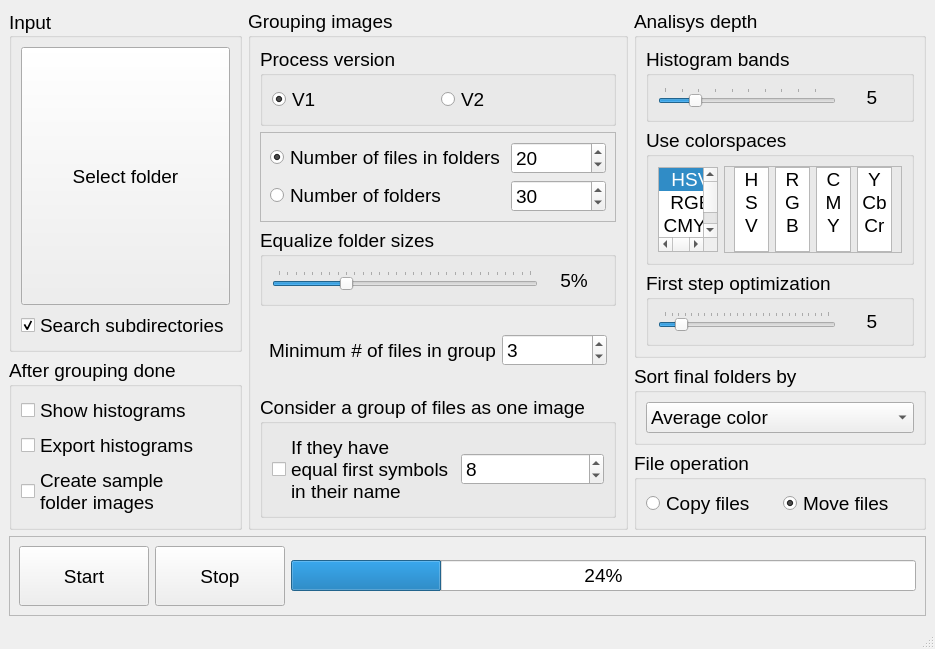
<?xml version="1.0" encoding="UTF-8"?>
<ui version="4.0">
 <class>VisImSorter</class>
 <widget class="QMainWindow" name="VisImSorter">
  <property name="geometry">
   <rect>
    <x>0</x>
    <y>0</y>
    <width>901</width>
    <height>616</height>
   </rect>
  </property>
  <property name="sizePolicy">
   <sizepolicy hsizetype="Expanding" vsizetype="Preferred">
    <horstretch>0</horstretch>
    <verstretch>0</verstretch>
   </sizepolicy>
  </property>
  <property name="font">
   <font>
    <pointsize>14</pointsize>
   </font>
  </property>
  <property name="windowTitle">
   <string>Visual Image Sorter</string>
  </property>
  <property name="locale">
   <locale language="English" country="UnitedStates"/>
  </property>
  <widget class="QWidget" name="centralwidget">
   <layout class="QGridLayout" name="gridLayout">
    <item row="0" column="0">
     <widget class="QGroupBox" name="group_input">
      <property name="sizePolicy">
       <sizepolicy hsizetype="Expanding" vsizetype="Expanding">
        <horstretch>0</horstretch>
        <verstretch>0</verstretch>
       </sizepolicy>
      </property>
      <property name="title">
       <string>Input</string>
      </property>
      <property name="alignment">
       <set>Qt::AlignJustify|Qt::AlignVCenter</set>
      </property>
      <layout class="QVBoxLayout" name="verticalLayout">
       <item>
        <widget class="QPushButton" name="select_folder_button">
         <property name="sizePolicy">
          <sizepolicy hsizetype="MinimumExpanding" vsizetype="MinimumExpanding">
           <horstretch>0</horstretch>
           <verstretch>255</verstretch>
          </sizepolicy>
         </property>
         <property name="minimumSize">
          <size>
           <width>0</width>
           <height>60</height>
          </size>
         </property>
         <property name="maximumSize">
          <size>
           <width>1000</width>
           <height>16777215</height>
          </size>
         </property>
         <property name="acceptDrops">
          <bool>true</bool>
         </property>
         <property name="text">
          <string>Select folder</string>
         </property>
        </widget>
       </item>
       <item>
        <widget class="QCheckBox" name="check_subdirs_box">
         <property name="text">
          <string>Search subdirectories</string>
         </property>
         <property name="checked">
          <bool>true</bool>
         </property>
        </widget>
       </item>
      </layout>
     </widget>
    </item>
    <item row="0" column="1" rowspan="4">
     <widget class="QGroupBox" name="group_sizes">
      <property name="title">
       <string>Grouping images</string>
      </property>
      <layout class="QVBoxLayout" name="verticalLayout_5">
       <item>
        <widget class="QGroupBox" name="groupBox_2">
         <property name="title">
          <string>Process version</string>
         </property>
         <layout class="QHBoxLayout" name="horizontalLayout_10">
          <item>
           <widget class="QRadioButton" name="V1">
            <property name="text">
             <string>V1</string>
            </property>
            <property name="checked">
             <bool>true</bool>
            </property>
           </widget>
          </item>
          <item>
           <widget class="QRadioButton" name="V2">
            <property name="text">
             <string>V2</string>
            </property>
           </widget>
          </item>
         </layout>
        </widget>
       </item>
       <item>
        <widget class="QFrame" name="frame_2">
         <property name="frameShape">
          <enum>QFrame::StyledPanel</enum>
         </property>
         <property name="frameShadow">
          <enum>QFrame::Raised</enum>
         </property>
         <layout class="QGridLayout" name="gridLayout_2">
          <item row="0" column="0">
           <widget class="QRadioButton" name="radio_folder_size">
            <property name="text">
             <string>Number of files in folders</string>
            </property>
            <property name="checked">
             <bool>true</bool>
            </property>
           </widget>
          </item>
          <item row="0" column="1">
           <widget class="QSpinBox" name="spin_num_files">
            <property name="minimumSize">
             <size>
              <width>75</width>
              <height>0</height>
             </size>
            </property>
            <property name="minimum">
             <number>2</number>
            </property>
            <property name="maximum">
             <number>2000</number>
            </property>
            <property name="value">
             <number>20</number>
            </property>
           </widget>
          </item>
          <item row="1" column="0">
           <widget class="QRadioButton" name="radio_number_folders">
            <property name="text">
             <string>Number of folders</string>
            </property>
            <property name="checked">
             <bool>false</bool>
            </property>
           </widget>
          </item>
          <item row="1" column="1">
           <widget class="QSpinBox" name="spin_num_folders">
            <property name="minimumSize">
             <size>
              <width>75</width>
              <height>0</height>
             </size>
            </property>
            <property name="minimum">
             <number>2</number>
            </property>
            <property name="maximum">
             <number>2000</number>
            </property>
            <property name="value">
             <number>30</number>
            </property>
           </widget>
          </item>
         </layout>
        </widget>
       </item>
       <item>
        <widget class="QGroupBox" name="groupBox_6">
         <property name="title">
          <string>Equalize folder sizes</string>
         </property>
         <layout class="QHBoxLayout" name="horizontalLayout_4">
          <item>
           <widget class="QSlider" name="slider_enforce_equal">
            <property name="minimum">
             <number>0</number>
            </property>
            <property name="maximum">
             <number>300</number>
            </property>
            <property name="value">
             <number>80</number>
            </property>
            <property name="orientation">
             <enum>Qt::Horizontal</enum>
            </property>
            <property name="invertedAppearance">
             <bool>false</bool>
            </property>
            <property name="invertedControls">
             <bool>false</bool>
            </property>
            <property name="tickPosition">
             <enum>QSlider::TicksAbove</enum>
            </property>
            <property name="tickInterval">
             <number>10</number>
            </property>
           </widget>
          </item>
          <item>
           <widget class="QLabel" name="lbl_slider_enforce_equal">
            <property name="sizePolicy">
             <sizepolicy hsizetype="Maximum" vsizetype="Preferred">
              <horstretch>162</horstretch>
              <verstretch>95</verstretch>
             </sizepolicy>
            </property>
            <property name="minimumSize">
             <size>
              <width>60</width>
              <height>0</height>
             </size>
            </property>
            <property name="layoutDirection">
             <enum>Qt::LeftToRight</enum>
            </property>
            <property name="text">
             <string>5%</string>
            </property>
            <property name="alignment">
             <set>Qt::AlignCenter</set>
            </property>
           </widget>
          </item>
         </layout>
        </widget>
       </item>
       <item>
        <widget class="QFrame" name="frame_3">
         <layout class="QHBoxLayout" name="horizontalLayout_6">
          <item>
           <widget class="QLabel" name="label">
            <property name="text">
             <string>Minimum # of files in group</string>
            </property>
           </widget>
          </item>
          <item>
           <widget class="QSpinBox" name="spin_folder_size_min_files">
            <property name="minimumSize">
             <size>
              <width>60</width>
              <height>0</height>
             </size>
            </property>
            <property name="minimum">
             <number>1</number>
            </property>
            <property name="maximum">
             <number>2000</number>
            </property>
            <property name="value">
             <number>3</number>
            </property>
           </widget>
          </item>
         </layout>
        </widget>
       </item>
       <item>
        <widget class="QGroupBox" name="groupBox_7">
         <property name="title">
          <string>Consider a group of files as one image</string>
         </property>
         <layout class="QHBoxLayout" name="horizontalLayout_9">
          <item>
           <widget class="QCheckBox" name="check_equal_name">
            <property name="text">
             <string>If they have 
equal first symbols
in their name</string>
            </property>
           </widget>
          </item>
          <item>
           <widget class="QSpinBox" name="spin_equal_first_symbols">
            <property name="minimumSize">
             <size>
              <width>60</width>
              <height>0</height>
             </size>
            </property>
            <property name="minimum">
             <number>1</number>
            </property>
            <property name="maximum">
             <number>200</number>
            </property>
            <property name="value">
             <number>8</number>
            </property>
           </widget>
          </item>
         </layout>
        </widget>
       </item>
      </layout>
     </widget>
    </item>
    <item row="0" column="2" rowspan="2">
     <widget class="QGroupBox" name="group_analyze">
      <property name="sizePolicy">
       <sizepolicy hsizetype="Maximum" vsizetype="Preferred">
        <horstretch>0</horstretch>
        <verstretch>0</verstretch>
       </sizepolicy>
      </property>
      <property name="title">
       <string>Analisys depth</string>
      </property>
      <layout class="QVBoxLayout" name="verticalLayout_2">
       <item>
        <widget class="QGroupBox" name="groupBox_4">
         <property name="title">
          <string>Histogram bands</string>
         </property>
         <layout class="QHBoxLayout" name="horizontalLayout_3">
          <item>
           <widget class="QSlider" name="slider_histogram_bands">
            <property name="minimum">
             <number>2</number>
            </property>
            <property name="maximum">
             <number>100</number>
            </property>
            <property name="pageStep">
             <number>2</number>
            </property>
            <property name="value">
             <number>20</number>
            </property>
            <property name="orientation">
             <enum>Qt::Horizontal</enum>
            </property>
            <property name="invertedAppearance">
             <bool>false</bool>
            </property>
            <property name="invertedControls">
             <bool>false</bool>
            </property>
            <property name="tickPosition">
             <enum>QSlider::TicksAbove</enum>
            </property>
            <property name="tickInterval">
             <number>10</number>
            </property>
           </widget>
          </item>
          <item>
           <widget class="QLabel" name="lbl_histogram_bands">
            <property name="sizePolicy">
             <sizepolicy hsizetype="Maximum" vsizetype="Preferred">
              <horstretch>162</horstretch>
              <verstretch>95</verstretch>
             </sizepolicy>
            </property>
            <property name="minimumSize">
             <size>
              <width>60</width>
              <height>0</height>
             </size>
            </property>
            <property name="layoutDirection">
             <enum>Qt::LeftToRight</enum>
            </property>
            <property name="text">
             <string>5</string>
            </property>
            <property name="alignment">
             <set>Qt::AlignCenter</set>
            </property>
           </widget>
          </item>
         </layout>
        </widget>
       </item>
       <item>
        <widget class="QGroupBox" name="group_colorspaces_all">
         <property name="sizePolicy">
          <sizepolicy hsizetype="MinimumExpanding" vsizetype="Fixed">
           <horstretch>0</horstretch>
           <verstretch>0</verstretch>
          </sizepolicy>
         </property>
         <property name="title">
          <string>Use colorspaces</string>
         </property>
         <layout class="QHBoxLayout" name="horizontalLayout_7">
          <item>
           <widget class="QListWidget" name="list_color_spaces">
            <property name="sizePolicy">
             <sizepolicy hsizetype="Expanding" vsizetype="Expanding">
              <horstretch>0</horstretch>
              <verstretch>0</verstretch>
             </sizepolicy>
            </property>
            <property name="minimumSize">
             <size>
              <width>44</width>
              <height>85</height>
             </size>
            </property>
            <property name="maximumSize">
             <size>
              <width>60</width>
              <height>85</height>
             </size>
            </property>
            <property name="frameShape">
             <enum>QFrame::StyledPanel</enum>
            </property>
            <property name="frameShadow">
             <enum>QFrame::Plain</enum>
            </property>
            <property name="lineWidth">
             <number>3</number>
            </property>
            <property name="midLineWidth">
             <number>2</number>
            </property>
            <property name="editTriggers">
             <set>QAbstractItemView::NoEditTriggers</set>
            </property>
            <property name="showDropIndicator" stdset="0">
             <bool>false</bool>
            </property>
            <property name="alternatingRowColors">
             <bool>false</bool>
            </property>
            <property name="selectionMode">
             <enum>QAbstractItemView::MultiSelection</enum>
            </property>
            <property name="textElideMode">
             <enum>Qt::ElideMiddle</enum>
            </property>
            <property name="layoutMode">
             <enum>QListView::SinglePass</enum>
            </property>
            <property name="spacing">
             <number>1</number>
            </property>
            <property name="modelColumn">
             <number>0</number>
            </property>
            <property name="currentRow">
             <number>0</number>
            </property>
            <item>
             <property name="text">
              <string notr="true">HSV</string>
             </property>
             <property name="textAlignment">
              <set>AlignCenter</set>
             </property>
             <property name="flags">
              <set>ItemIsSelectable|ItemIsEnabled</set>
             </property>
            </item>
            <item>
             <property name="text">
              <string notr="true">RGB</string>
             </property>
             <property name="textAlignment">
              <set>AlignCenter</set>
             </property>
             <property name="flags">
              <set>ItemIsSelectable|ItemIsEnabled</set>
             </property>
            </item>
            <item>
             <property name="text">
              <string notr="true">CMYK</string>
             </property>
             <property name="textAlignment">
              <set>AlignCenter</set>
             </property>
             <property name="flags">
              <set>ItemIsSelectable|ItemIsEnabled</set>
             </property>
            </item>
            <item>
             <property name="text">
              <string notr="true">YCbCr</string>
             </property>
             <property name="textAlignment">
              <set>AlignCenter</set>
             </property>
             <property name="flags">
              <set>ItemIsSelectable|ItemIsEnabled</set>
             </property>
            </item>
           </widget>
          </item>
          <item>
           <widget class="QFrame" name="frame_sub_spaces">
            <property name="sizePolicy">
             <sizepolicy hsizetype="Maximum" vsizetype="Preferred">
              <horstretch>0</horstretch>
              <verstretch>0</verstretch>
             </sizepolicy>
            </property>
            <property name="frameShape">
             <enum>QFrame::StyledPanel</enum>
            </property>
            <property name="frameShadow">
             <enum>QFrame::Raised</enum>
            </property>
            <layout class="QHBoxLayout" name="horizontalLayout_8">
             <property name="topMargin">
              <number>0</number>
             </property>
             <property name="rightMargin">
              <number>9</number>
             </property>
             <property name="bottomMargin">
              <number>0</number>
             </property>
             <item>
              <widget class="QListWidget" name="list_color_spaces_HSV">
               <property name="sizePolicy">
                <sizepolicy hsizetype="Expanding" vsizetype="Expanding">
                 <horstretch>0</horstretch>
                 <verstretch>0</verstretch>
                </sizepolicy>
               </property>
               <property name="minimumSize">
                <size>
                 <width>10</width>
                 <height>85</height>
                </size>
               </property>
               <property name="maximumSize">
                <size>
                 <width>35</width>
                 <height>85</height>
                </size>
               </property>
               <property name="frameShape">
                <enum>QFrame::StyledPanel</enum>
               </property>
               <property name="frameShadow">
                <enum>QFrame::Plain</enum>
               </property>
               <property name="lineWidth">
                <number>3</number>
               </property>
               <property name="midLineWidth">
                <number>2</number>
               </property>
               <property name="editTriggers">
                <set>QAbstractItemView::NoEditTriggers</set>
               </property>
               <property name="showDropIndicator" stdset="0">
                <bool>false</bool>
               </property>
               <property name="alternatingRowColors">
                <bool>false</bool>
               </property>
               <property name="selectionMode">
                <enum>QAbstractItemView::MultiSelection</enum>
               </property>
               <property name="layoutMode">
                <enum>QListView::SinglePass</enum>
               </property>
               <property name="spacing">
                <number>1</number>
               </property>
               <property name="modelColumn">
                <number>0</number>
               </property>
               <item>
                <property name="text">
                 <string notr="true">H</string>
                </property>
                <property name="textAlignment">
                 <set>AlignCenter</set>
                </property>
                <property name="flags">
                 <set>ItemIsSelectable|ItemIsEnabled</set>
                </property>
               </item>
               <item>
                <property name="text">
                 <string notr="true">S</string>
                </property>
                <property name="textAlignment">
                 <set>AlignCenter</set>
                </property>
                <property name="flags">
                 <set>ItemIsSelectable|ItemIsEnabled</set>
                </property>
               </item>
               <item>
                <property name="text">
                 <string notr="true">V</string>
                </property>
                <property name="textAlignment">
                 <set>AlignCenter</set>
                </property>
                <property name="flags">
                 <set>ItemIsSelectable|ItemIsEnabled</set>
                </property>
               </item>
              </widget>
             </item>
             <item>
              <widget class="QListWidget" name="list_color_spaces_RGB">
               <property name="sizePolicy">
                <sizepolicy hsizetype="Expanding" vsizetype="Expanding">
                 <horstretch>0</horstretch>
                 <verstretch>0</verstretch>
                </sizepolicy>
               </property>
               <property name="minimumSize">
                <size>
                 <width>0</width>
                 <height>85</height>
                </size>
               </property>
               <property name="maximumSize">
                <size>
                 <width>35</width>
                 <height>85</height>
                </size>
               </property>
               <property name="frameShape">
                <enum>QFrame::StyledPanel</enum>
               </property>
               <property name="frameShadow">
                <enum>QFrame::Plain</enum>
               </property>
               <property name="lineWidth">
                <number>3</number>
               </property>
               <property name="midLineWidth">
                <number>2</number>
               </property>
               <property name="editTriggers">
                <set>QAbstractItemView::NoEditTriggers</set>
               </property>
               <property name="showDropIndicator" stdset="0">
                <bool>false</bool>
               </property>
               <property name="alternatingRowColors">
                <bool>false</bool>
               </property>
               <property name="selectionMode">
                <enum>QAbstractItemView::MultiSelection</enum>
               </property>
               <property name="layoutMode">
                <enum>QListView::SinglePass</enum>
               </property>
               <property name="spacing">
                <number>1</number>
               </property>
               <property name="modelColumn">
                <number>0</number>
               </property>
               <property name="currentRow">
                <number>-1</number>
               </property>
               <item>
                <property name="text">
                 <string notr="true">R</string>
                </property>
                <property name="textAlignment">
                 <set>AlignCenter</set>
                </property>
                <property name="flags">
                 <set>ItemIsSelectable|ItemIsEnabled</set>
                </property>
               </item>
               <item>
                <property name="text">
                 <string notr="true">G</string>
                </property>
                <property name="textAlignment">
                 <set>AlignCenter</set>
                </property>
                <property name="flags">
                 <set>ItemIsSelectable|ItemIsEnabled</set>
                </property>
               </item>
               <item>
                <property name="text">
                 <string notr="true">B</string>
                </property>
                <property name="textAlignment">
                 <set>AlignCenter</set>
                </property>
                <property name="flags">
                 <set>ItemIsSelectable|ItemIsEnabled</set>
                </property>
               </item>
              </widget>
             </item>
             <item>
              <widget class="QListWidget" name="list_color_spaces_CMYK">
               <property name="sizePolicy">
                <sizepolicy hsizetype="Expanding" vsizetype="Expanding">
                 <horstretch>0</horstretch>
                 <verstretch>0</verstretch>
                </sizepolicy>
               </property>
               <property name="minimumSize">
                <size>
                 <width>0</width>
                 <height>85</height>
                </size>
               </property>
               <property name="maximumSize">
                <size>
                 <width>35</width>
                 <height>85</height>
                </size>
               </property>
               <property name="frameShape">
                <enum>QFrame::StyledPanel</enum>
               </property>
               <property name="frameShadow">
                <enum>QFrame::Plain</enum>
               </property>
               <property name="lineWidth">
                <number>3</number>
               </property>
               <property name="midLineWidth">
                <number>2</number>
               </property>
               <property name="editTriggers">
                <set>QAbstractItemView::NoEditTriggers</set>
               </property>
               <property name="showDropIndicator" stdset="0">
                <bool>false</bool>
               </property>
               <property name="alternatingRowColors">
                <bool>false</bool>
               </property>
               <property name="selectionMode">
                <enum>QAbstractItemView::MultiSelection</enum>
               </property>
               <property name="layoutMode">
                <enum>QListView::SinglePass</enum>
               </property>
               <property name="spacing">
                <number>1</number>
               </property>
               <property name="modelColumn">
                <number>0</number>
               </property>
               <property name="currentRow">
                <number>-1</number>
               </property>
               <item>
                <property name="text">
                 <string notr="true">C</string>
                </property>
                <property name="textAlignment">
                 <set>AlignCenter</set>
                </property>
                <property name="flags">
                 <set>ItemIsSelectable|ItemIsEnabled</set>
                </property>
               </item>
               <item>
                <property name="text">
                 <string notr="true">M</string>
                </property>
                <property name="textAlignment">
                 <set>AlignCenter</set>
                </property>
                <property name="flags">
                 <set>ItemIsSelectable|ItemIsEnabled</set>
                </property>
               </item>
               <item>
                <property name="text">
                 <string notr="true">Y</string>
                </property>
                <property name="textAlignment">
                 <set>AlignCenter</set>
                </property>
                <property name="flags">
                 <set>ItemIsSelectable|ItemIsEnabled</set>
                </property>
               </item>
              </widget>
             </item>
             <item>
              <widget class="QListWidget" name="list_color_spaces_YCbCr">
               <property name="sizePolicy">
                <sizepolicy hsizetype="Expanding" vsizetype="Expanding">
                 <horstretch>0</horstretch>
                 <verstretch>0</verstretch>
                </sizepolicy>
               </property>
               <property name="minimumSize">
                <size>
                 <width>0</width>
                 <height>85</height>
                </size>
               </property>
               <property name="maximumSize">
                <size>
                 <width>35</width>
                 <height>85</height>
                </size>
               </property>
               <property name="frameShape">
                <enum>QFrame::StyledPanel</enum>
               </property>
               <property name="frameShadow">
                <enum>QFrame::Plain</enum>
               </property>
               <property name="lineWidth">
                <number>3</number>
               </property>
               <property name="midLineWidth">
                <number>2</number>
               </property>
               <property name="editTriggers">
                <set>QAbstractItemView::NoEditTriggers</set>
               </property>
               <property name="showDropIndicator" stdset="0">
                <bool>false</bool>
               </property>
               <property name="alternatingRowColors">
                <bool>false</bool>
               </property>
               <property name="selectionMode">
                <enum>QAbstractItemView::MultiSelection</enum>
               </property>
               <property name="layoutMode">
                <enum>QListView::SinglePass</enum>
               </property>
               <property name="spacing">
                <number>1</number>
               </property>
               <property name="modelColumn">
                <number>0</number>
               </property>
               <property name="currentRow">
                <number>-1</number>
               </property>
               <item>
                <property name="text">
                 <string notr="true">Y</string>
                </property>
                <property name="textAlignment">
                 <set>AlignCenter</set>
                </property>
                <property name="flags">
                 <set>ItemIsSelectable|ItemIsEnabled</set>
                </property>
               </item>
               <item>
                <property name="text">
                 <string notr="true">Cb</string>
                </property>
                <property name="textAlignment">
                 <set>AlignCenter</set>
                </property>
                <property name="flags">
                 <set>ItemIsSelectable|ItemIsEnabled</set>
                </property>
               </item>
               <item>
                <property name="text">
                 <string notr="true">Cr</string>
                </property>
                <property name="textAlignment">
                 <set>AlignCenter</set>
                </property>
                <property name="flags">
                 <set>ItemIsSelectable|ItemIsEnabled</set>
                </property>
               </item>
              </widget>
             </item>
            </layout>
           </widget>
          </item>
         </layout>
        </widget>
       </item>
       <item>
        <widget class="QGroupBox" name="groupBox">
         <property name="title">
          <string>First step optimization</string>
         </property>
         <layout class="QHBoxLayout" name="horizontalLayout">
          <item>
           <widget class="QSlider" name="slider_compare_limit">
            <property name="minimum">
             <number>0</number>
            </property>
            <property name="maximum">
             <number>100</number>
            </property>
            <property name="singleStep">
             <number>1</number>
            </property>
            <property name="pageStep">
             <number>4</number>
            </property>
            <property name="value">
             <number>10</number>
            </property>
            <property name="orientation">
             <enum>Qt::Horizontal</enum>
            </property>
            <property name="invertedAppearance">
             <bool>false</bool>
            </property>
            <property name="invertedControls">
             <bool>false</bool>
            </property>
            <property name="tickPosition">
             <enum>QSlider::TicksAbove</enum>
            </property>
            <property name="tickInterval">
             <number>4</number>
            </property>
           </widget>
          </item>
          <item>
           <widget class="QLabel" name="lbl_compare_limit">
            <property name="sizePolicy">
             <sizepolicy hsizetype="Maximum" vsizetype="Preferred">
              <horstretch>162</horstretch>
              <verstretch>95</verstretch>
             </sizepolicy>
            </property>
            <property name="minimumSize">
             <size>
              <width>60</width>
              <height>0</height>
             </size>
            </property>
            <property name="layoutDirection">
             <enum>Qt::LeftToRight</enum>
            </property>
            <property name="text">
             <string>5</string>
            </property>
            <property name="alignment">
             <set>Qt::AlignCenter</set>
            </property>
           </widget>
          </item>
         </layout>
        </widget>
       </item>
      </layout>
     </widget>
    </item>
    <item row="1" column="0" rowspan="3">
     <widget class="QGroupBox" name="group_final">
      <property name="title">
       <string>After grouping done</string>
      </property>
      <layout class="QVBoxLayout" name="verticalLayout_3">
       <item>
        <widget class="QCheckBox" name="check_show_histograms">
         <property name="text">
          <string>Show histograms</string>
         </property>
        </widget>
       </item>
       <item>
        <widget class="QCheckBox" name="check_export_histograms">
         <property name="text">
          <string>Export histograms</string>
         </property>
        </widget>
       </item>
       <item>
        <widget class="QCheckBox" name="check_create_samples">
         <property name="text">
          <string>Create sample
folder images</string>
         </property>
         <property name="checked">
          <bool>false</bool>
         </property>
        </widget>
       </item>
      </layout>
     </widget>
    </item>
    <item row="2" column="2">
     <widget class="QGroupBox" name="groupBox_5">
      <property name="title">
       <string>Sort final folders by</string>
      </property>
      <layout class="QVBoxLayout" name="verticalLayout_4">
       <item>
        <widget class="QComboBox" name="combo_final_sort">
         <item>
          <property name="text">
           <string>Average color</string>
          </property>
         </item>
         <item>
          <property name="text">
           <string>File count (ascending)</string>
          </property>
         </item>
         <item>
          <property name="text">
           <string>File count (descending)</string>
          </property>
         </item>
         <item>
          <property name="text">
           <string>Average brightness</string>
          </property>
         </item>
        </widget>
       </item>
      </layout>
     </widget>
    </item>
    <item row="3" column="2">
     <widget class="QGroupBox" name="group_move">
      <property name="title">
       <string>File operation</string>
      </property>
      <layout class="QHBoxLayout" name="horizontalLayout_2">
       <item>
        <widget class="QRadioButton" name="radio_copy">
         <property name="text">
          <string>Copy files</string>
         </property>
         <property name="checked">
          <bool>false</bool>
         </property>
        </widget>
       </item>
       <item>
        <widget class="QRadioButton" name="radio_move">
         <property name="text">
          <string>Move files</string>
         </property>
         <property name="checked">
          <bool>true</bool>
         </property>
        </widget>
       </item>
      </layout>
     </widget>
    </item>
    <item row="4" column="0" colspan="3">
     <widget class="QFrame" name="frame">
      <property name="frameShape">
       <enum>QFrame::StyledPanel</enum>
      </property>
      <property name="frameShadow">
       <enum>QFrame::Raised</enum>
      </property>
      <layout class="QHBoxLayout" name="horizontalLayout_5">
       <item>
        <widget class="QPushButton" name="btn_start">
         <property name="minimumSize">
          <size>
           <width>130</width>
           <height>60</height>
          </size>
         </property>
         <property name="text">
          <string>Start</string>
         </property>
        </widget>
       </item>
       <item>
        <widget class="QPushButton" name="btn_stop">
         <property name="minimumSize">
          <size>
           <width>130</width>
           <height>60</height>
          </size>
         </property>
         <property name="text">
          <string>Stop</string>
         </property>
        </widget>
       </item>
       <item>
        <widget class="QProgressBar" name="progressBar">
         <property name="value">
          <number>24</number>
         </property>
        </widget>
       </item>
      </layout>
     </widget>
    </item>
   </layout>
  </widget>
  <widget class="QStatusBar" name="statusbar">
   <property name="font">
    <font>
     <pointsize>12</pointsize>
     <weight>75</weight>
     <bold>true</bold>
    </font>
   </property>
  </widget>
 </widget>
 <resources/>
 <connections/>
</ui>
